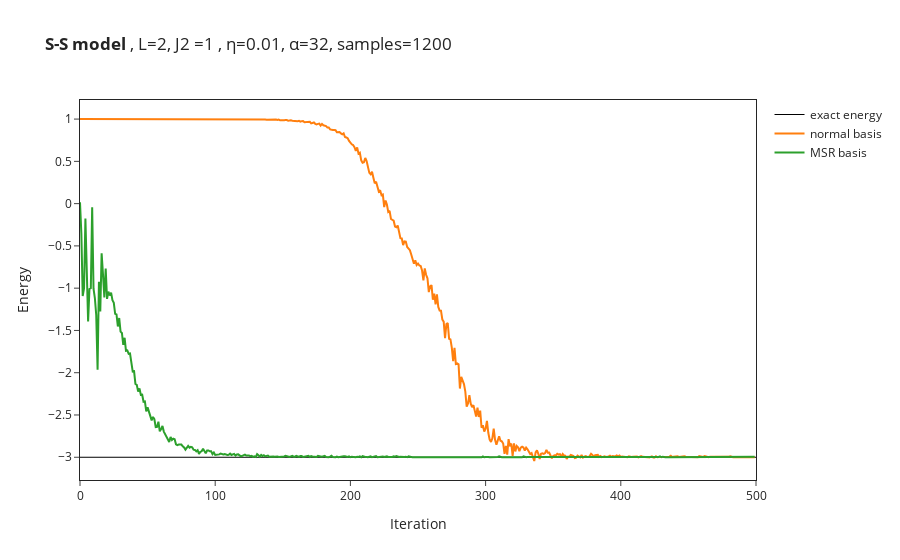

This figure's notebook cell:
### Code cell
# import the data from log file
OUT_NAME_suffixless=OUT_NAME
data = []
for i in range(no_of_runs):
    data.append(json.load(open(OUT_NAME_suffixless+str(i)+".log")))
names = ["normal basis","MSR basis"]
if DTYPE==np.complex128:
    energy_convergence = [data[i]["Energy"]["Mean"]["real"] for i in range(no_of_runs)]
    # DS_factor_convergence = [data[i]["DS_factor"]["Mean"]["real"] for i in range(no_of_runs)]
else:
    energy_convergence = [data[i]["Energy"]["Mean"] for i in range(no_of_runs)]
    # DS_factor_convergence = [data[i]["DS_factor"]["Mean"] for i in range(no_of_runs)]
for i in range(no_of_runs):
    figure.add_trace(go.Scatter(
        x=data[i]["Energy"]["iters"], y=energy_convergence[i],
        name=names[i]
    ))
    # figure.add_trace(go.Scatter(
    #     x=data[i]["Energy"]["iters"], y=DS_factor_convergence[i],
    #     name=names[i]+"_DS"
    # ))

#figure.add_hline(y=exact_gs_energy)
figure.update_layout(xaxis_title="Iteration",yaxis_title="Energy")
figure.show()

### Figure 1 — Plotly figure (JSON) as saved in the notebook; plotly's stock layout.template omitted (floating-point values rounded to 4 significant figures; data arrays with more than 128 entries replaced by an {"elided": "..."} marker saying what was removed)
{"data": [{"line": {"color": "#000000", "width": 1}, "mode": "lines", "name": "exact energy", "type": "scatter", "x": [0, 500], "y": [-3, -3]}, {"name": "normal basis", "type": "scatter", "x": {"elided": "500 int values"}, "y": {"elided": "500 float values"}}, {"name": "MSR basis", "type": "scatter", "x": {"elided": "500 int values"}, "y": {"elided": "500 float values"}}], "layout": {"title": {"text": "<b>S-S model </b>, L=2, J2 =1 , η=0.01, α=32, samples=1200"}, "xaxis": {"mirror": true, "showline": true, "title": {"text": "Iteration"}}, "yaxis": {"mirror": true, "showline": true, "title": {"text": "Energy"}}}}
